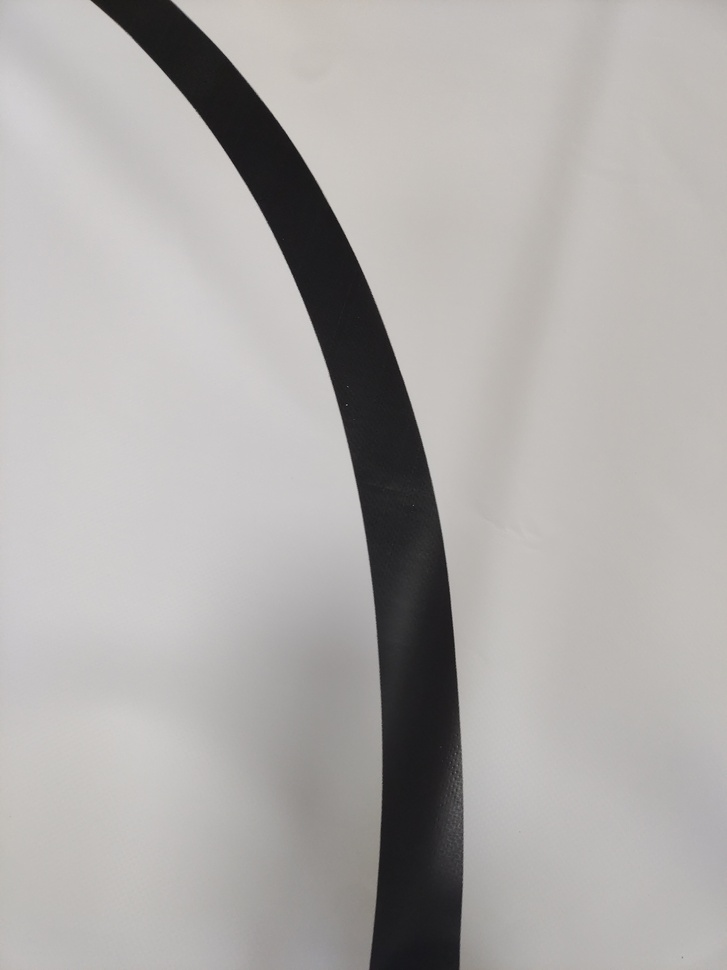
//> input picture Images/(1).jpg, 727 x 970 px, shrunk from 3000 x 4000 before the run; its folder holds only this picture in this run
$ ./main   (built with g++ and OpenCV 4)
//> lines starting //> are read from the running program, lines starting //| are printed output that depends on the picture; after the words box and inside, x2 and y2 are one past the last pixel; in counts of white or black regions, pixels touching at a corner belong together
#include <iomanip>
#include <iostream>
#include <opencv2/highgui.hpp>
#include <opencv2/imgproc.hpp>
#include <opencv2/opencv.hpp>

int main()
{
    std::string inputFolder = "Images/";   // 输入图片文件夹路径
    std::string outputFolder = "results/"; // 输出图片文件夹路径

    // 打开输入图片文件夹
    cv::String imgPattern = inputFolder + "*.jpg";
    std::vector<cv::String> imageFiles;
    cv::glob(imgPattern, imageFiles);

    // 遍历处理每张图片
    int imageIndex = 1;
    for (const auto &imagePath : imageFiles)
    {
        cv::Mat inputImage = cv::imread(imagePath);
//> inputImage is the input picture: 970 rows x 727 cols, CV_8UC3; mean B, G, R 170.7, 172.5, 175.1
        if (inputImage.empty())
        {
            std::cerr << "Failed to read image: " << imagePath << std::endl;
            continue;
        }

        // 图像处理步骤：转换为灰度图 -> 边缘检测 -> 寻找轮廓
        cv::Mat grayImage, edgeImage;
        cv::cvtColor(inputImage, grayImage, cv::COLOR_BGR2GRAY);
        cv::Canny(grayImage, edgeImage, 50, 150);
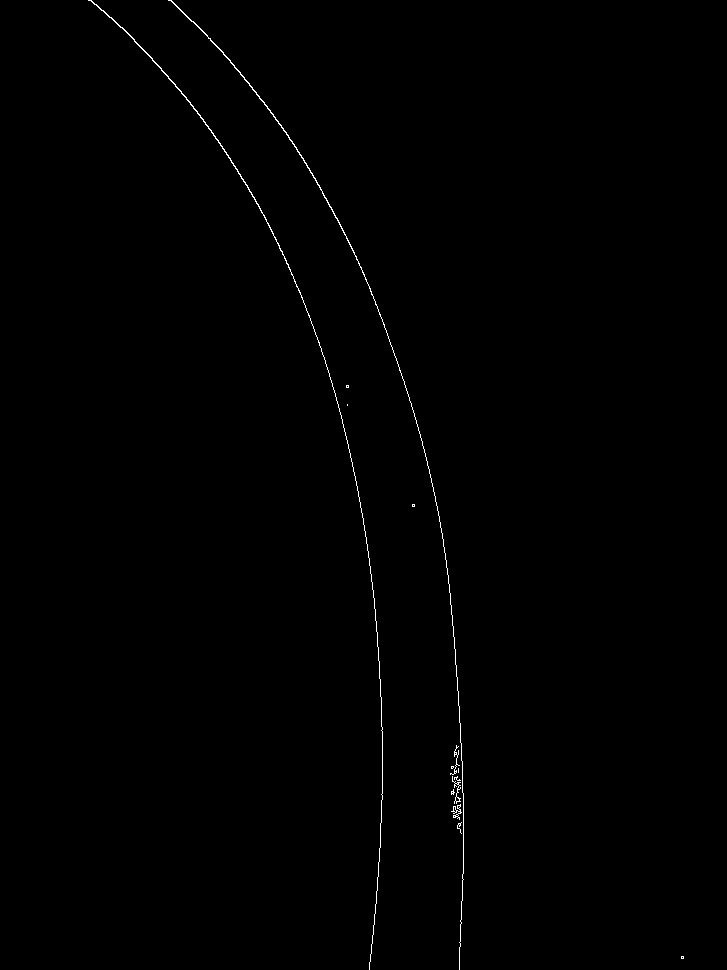
//> edgeImage: 970 rows x 727 cols, CV_8UC1; 0.37% white in thin lines or dots, all inside (x1, y1, x2, y2) = (88, 0, 684, 970)

        std::vector<std::vector<cv::Point>> contours;
        cv::findContours(edgeImage, contours, cv::RETR_EXTERNAL, cv::CHAIN_APPROX_SIMPLE);
//> contours = 14 contours, 10 with area under 20; largest, box (x1, y1, x2, y2) and area: (88, 0, 383, 970) 198, (168, 0, 464, 970) 192, (451, 804, 462, 820) 34, (452, 776, 461, 804) 24

        // 标记轮廓和方向
        cv::Scalar lineColor(0, 255, 0); // 绿色
        std::string direction;
        if (contours.size() == 0)
        {
            direction = "直行";
        }
        else if (contours.size() == 1)
        {
            direction = "左拐";
        }
        else
        {
            direction = "右拐";
        }

        cv::Point textOrg(10, 30);
        int fontFace = cv::FONT_HERSHEY_SIMPLEX;
        double fontScale = 1;
        int thickness = 2;

        cv::putText(inputImage, direction, textOrg, fontFace, fontScale, lineColor, thickness);

        cv::drawContours(inputImage, contours, -1, lineColor, 2);
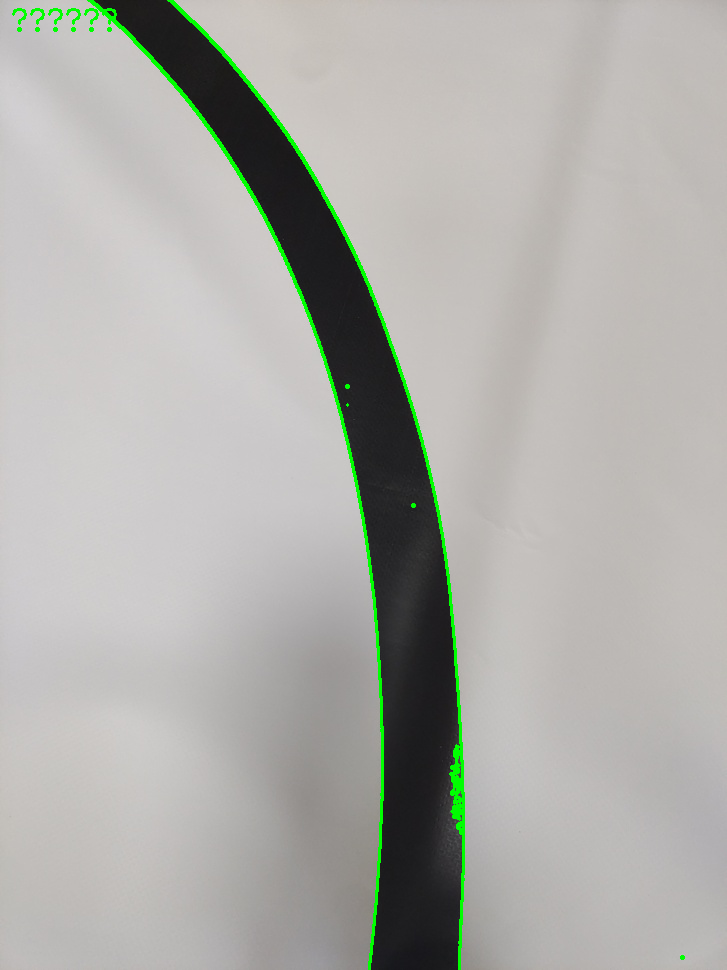
//> inputImage: 970 rows x 727 cols, CV_8UC3; mean B, G, R 169.4, 174.3, 173.7

        // 保存标记后的图片
        std::ostringstream imagePathStream;
        imagePathStream << outputFolder << "image" << std::setw(3) << std::setfill('0') << imageIndex << ".jpg";
        std::string outputImagePath = imagePathStream.str();
        cv::imwrite(outputImagePath, inputImage);

        std::cout << "Processed image: " << outputImagePath << " - Direction: " << direction << std::endl;

        imageIndex++;
    }

    return 0;
}

$ run again, on Images/(107).jpg
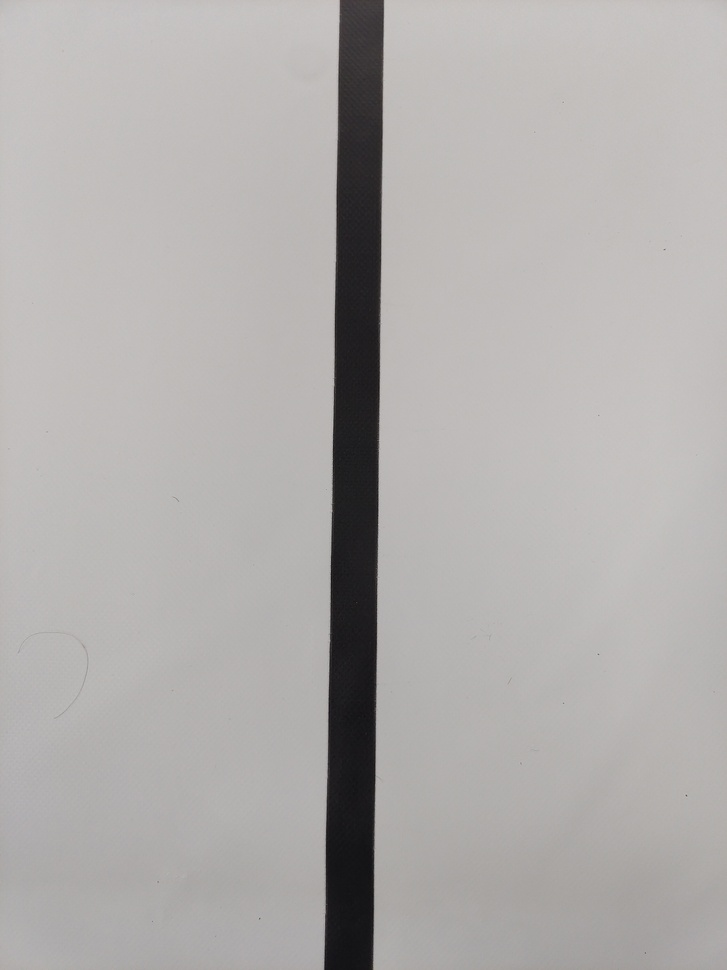
//> input picture Images/(107).jpg, 727 x 970 px, shrunk from 3000 x 4000 before the run
//> inputImage is the input picture: 970 rows x 727 cols, CV_8UC3; mean B, G, R 172.1, 173.5, 176.4
//> `cv::Canny(grayImage, edgeImage, 50, 150);`:
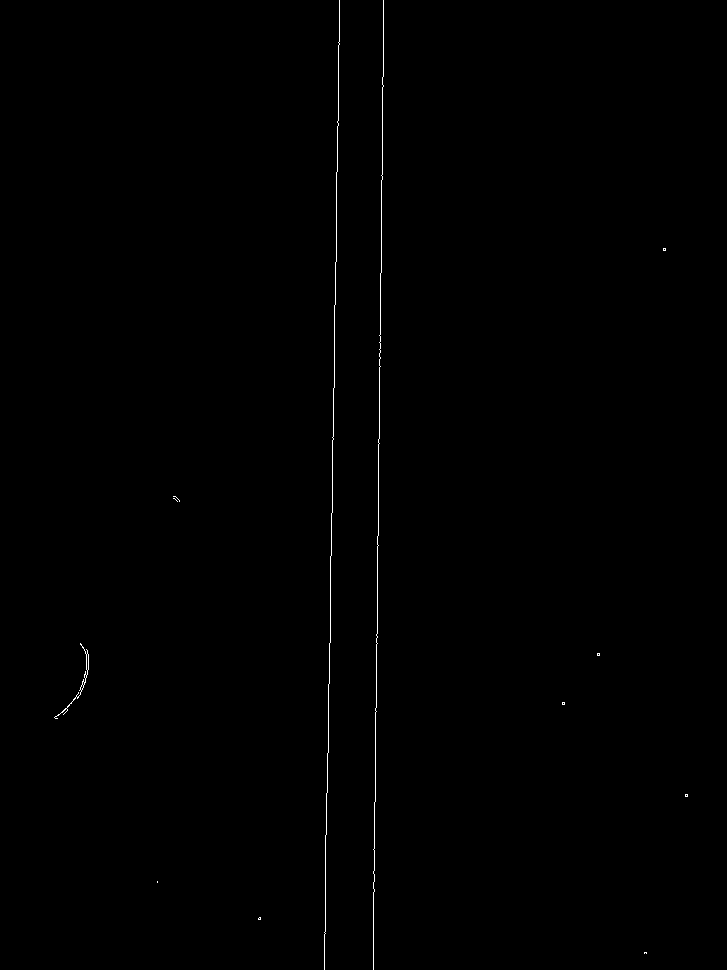
//> edgeImage: 970 rows x 727 cols, CV_8UC1; 0.3% white in thin lines or dots, all inside (x1, y1, x2, y2) = (54, 0, 688, 970)
//> contours = 12 contours, 11 with area under 20; largest, box (x1, y1, x2, y2) and area: (54, 643, 89, 719) 70
//> `cv::drawContours(inputImage, contours, -1, lineColor, 2);`:
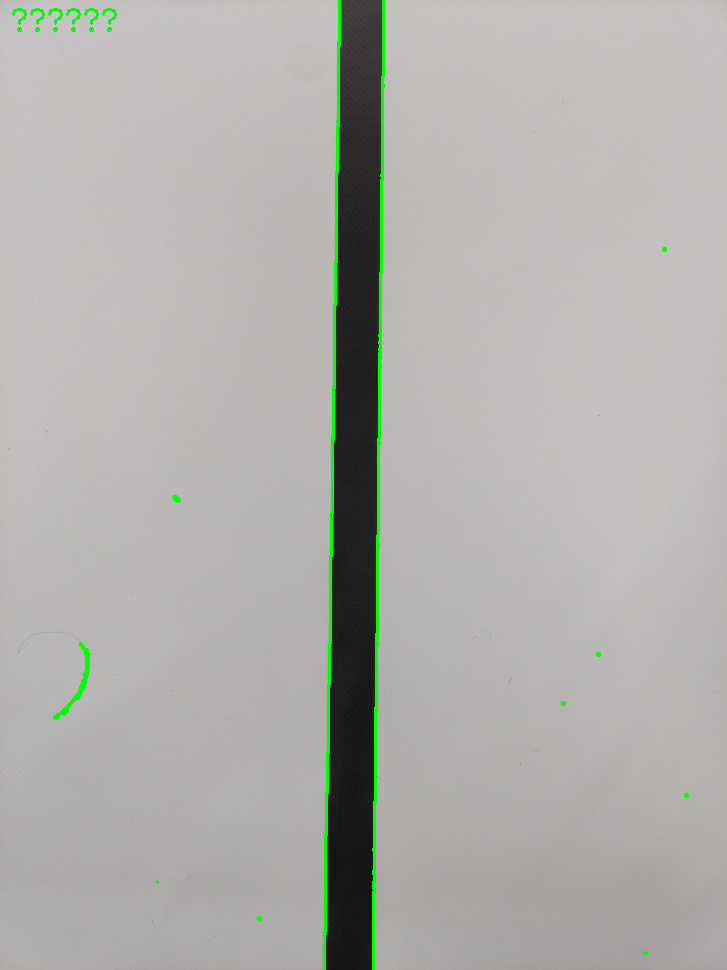
//> inputImage: 970 rows x 727 cols, CV_8UC3; mean B, G, R 170.9, 174.9, 175.1

$ run again, on Images/(112).jpg
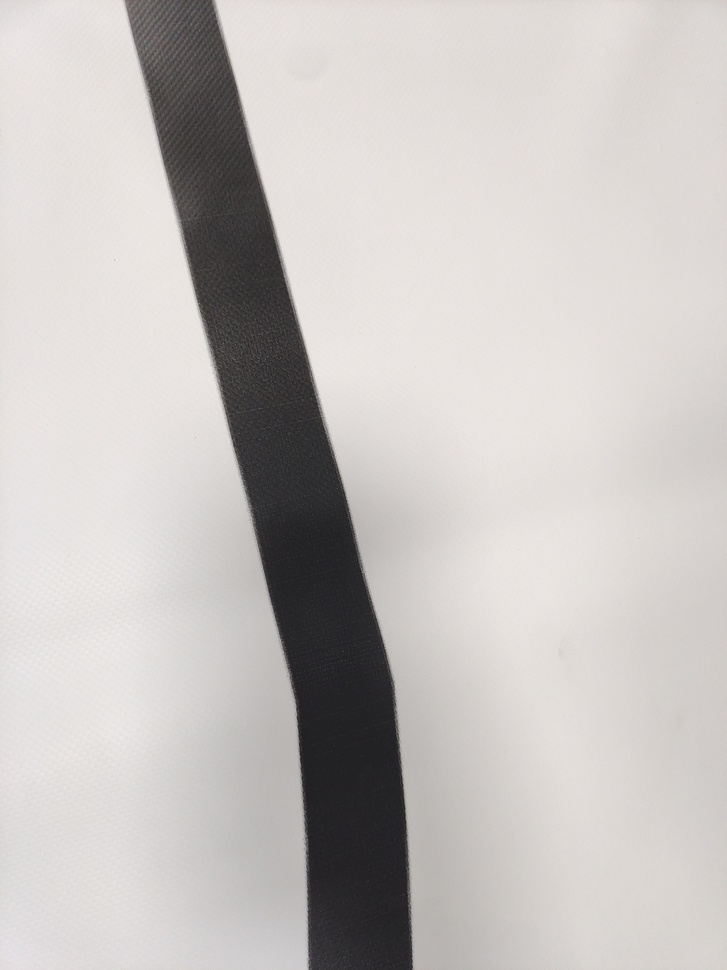
//> input picture Images/(112).jpg, 727 x 970 px, shrunk from 3000 x 4000 before the run
//> inputImage is the input picture: 970 rows x 727 cols, CV_8UC3; mean B, G, R 192.3, 194.5, 198.6
//> `cv::Canny(grayImage, edgeImage, 50, 150);`:
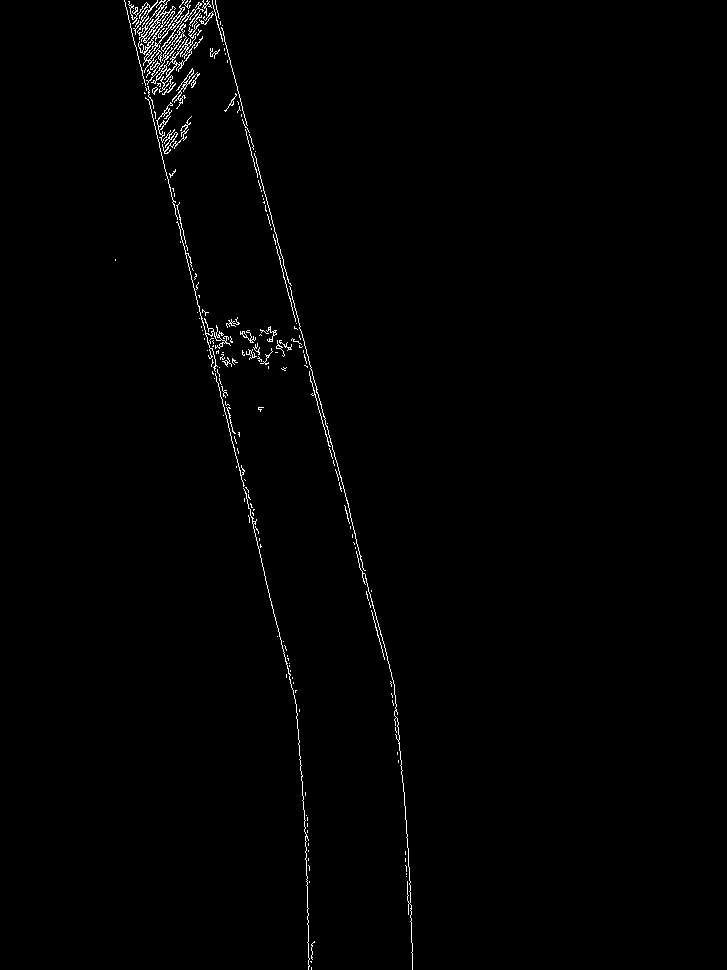
//> edgeImage: 970 rows x 727 cols, CV_8UC1; 0.89% white in thin lines or dots, all inside (x1, y1, x2, y2) = (115, 0, 413, 970)
//> contours = 189 contours, 177 with area under 20; largest, box (x1, y1, x2, y2) and area: (137, 0, 176, 55) 366, (151, 36, 203, 84) 311, (146, 2, 204, 85) 280, (143, 0, 185, 73) 182, (156, 102, 192, 154) 102
//> `cv::drawContours(inputImage, contours, -1, lineColor, 2);`:
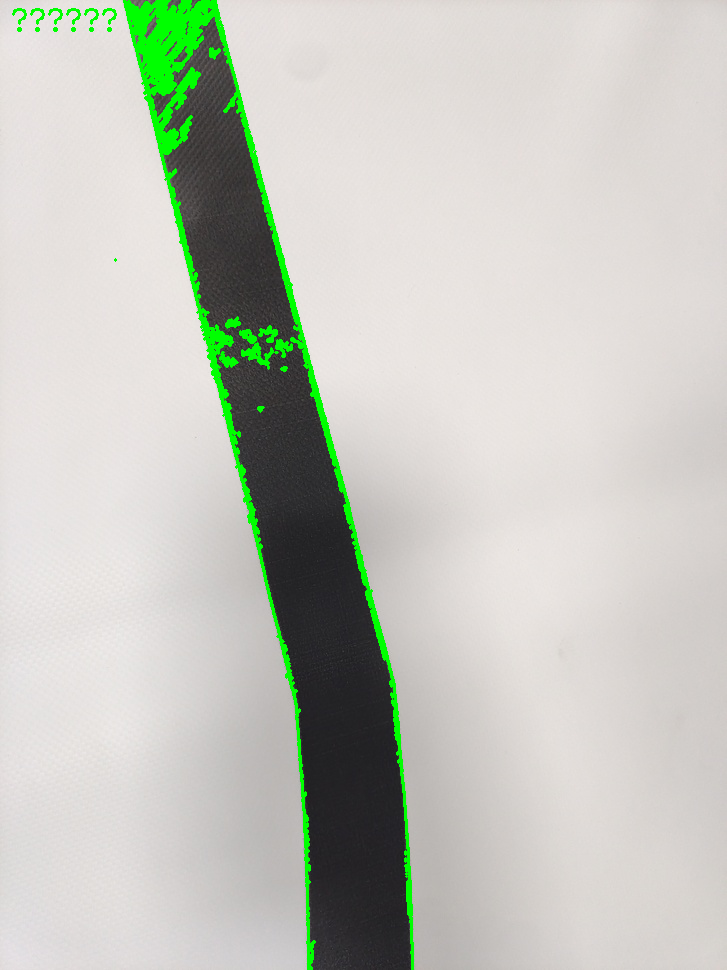
//> inputImage: 970 rows x 727 cols, CV_8UC3; mean B, G, R 189.6, 198.6, 195.7

$ run again, on Images/(10).jpg
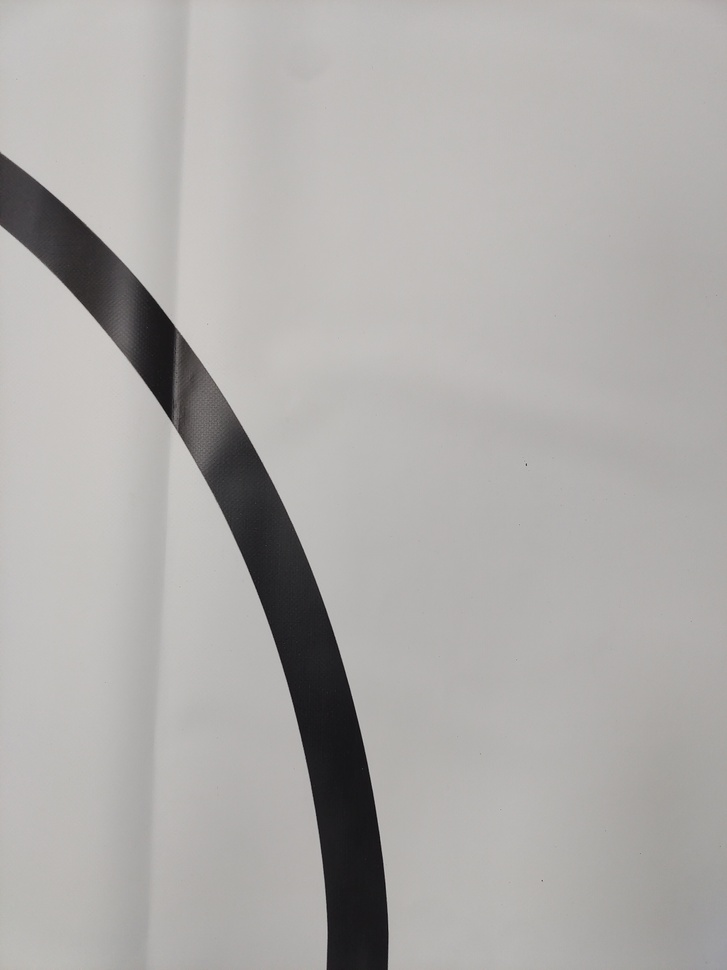
//> input picture Images/(10).jpg, 727 x 970 px, shrunk from 3000 x 4000 before the run
//> inputImage is the input picture: 970 rows x 727 cols, CV_8UC3; mean B, G, R 170.1, 172.1, 174.3
//> `cv::Canny(grayImage, edgeImage, 50, 150);`:
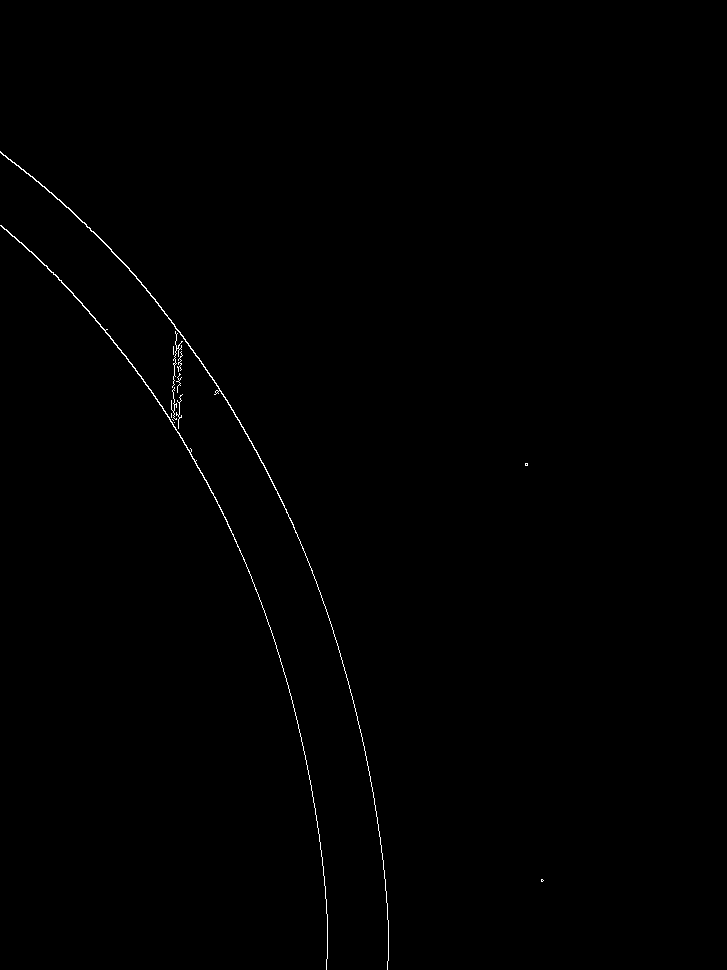
//> edgeImage: 970 rows x 727 cols, CV_8UC1; 0.34% white in thin lines or dots, all inside (x1, y1, x2, y2) = (0, 151, 544, 970)
//> contours = 13 contours, 11 with area under 20; largest, box (x1, y1, x2, y2) and area: (0, 151, 389, 970) 282, (0, 225, 328, 970) 226
//> `cv::drawContours(inputImage, contours, -1, lineColor, 2);`:
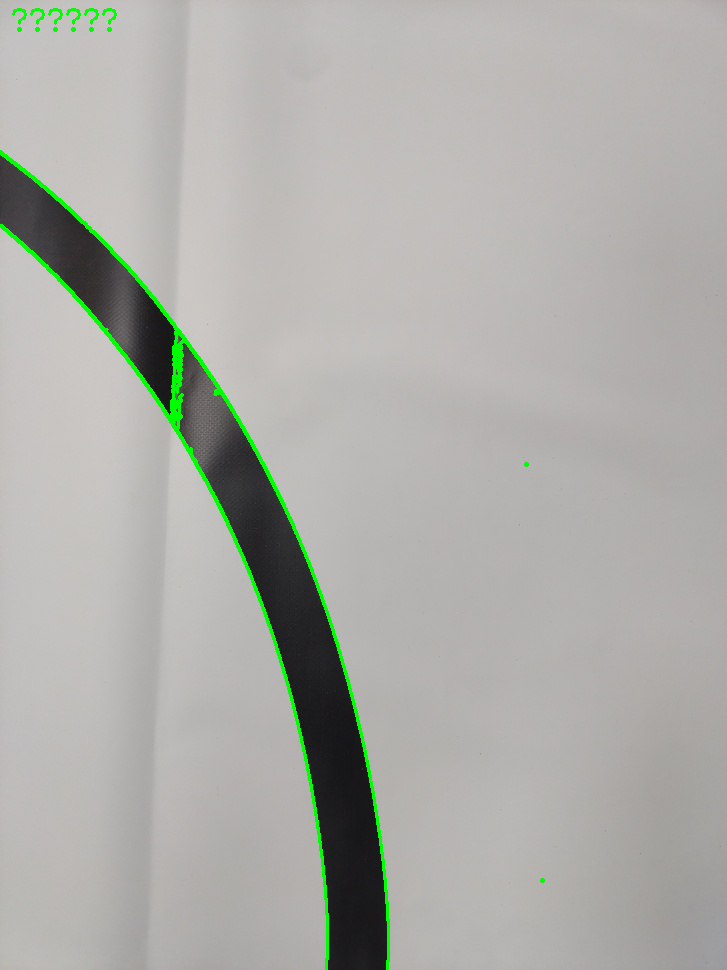
//> inputImage: 970 rows x 727 cols, CV_8UC3; mean B, G, R 168.8, 173.7, 172.8
